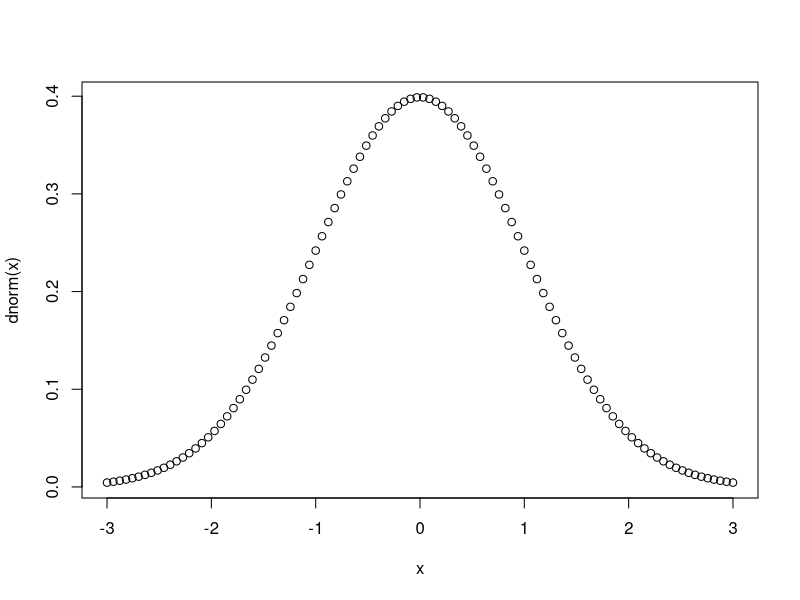
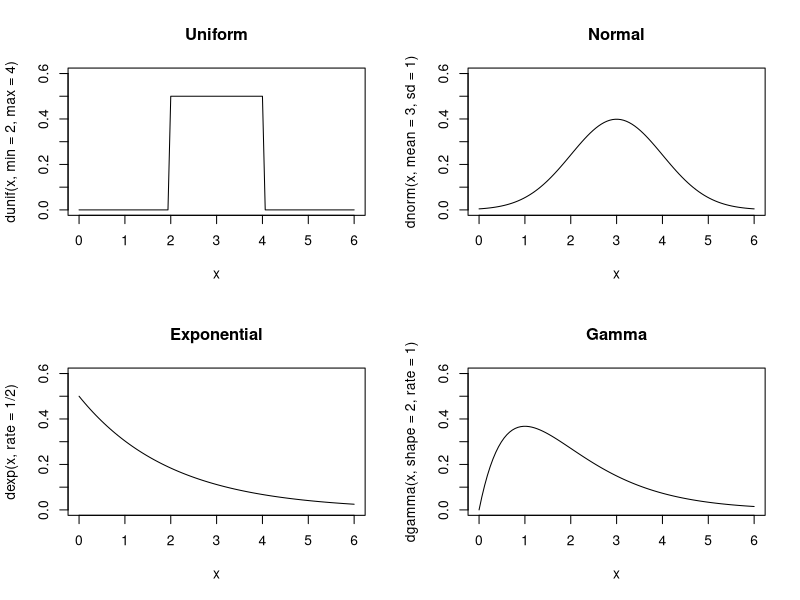

Generate these figures, in order, with R:
## ---- chunk 1
# calculate the number of combinations of n items taken k at a time
# choose(n, k)
# is this formula: n!/r!(n-r!)
choose(10, 3)
choose(50, 3)
## ---- chunk 2
# generate all combinations of n items taken k at a time
# combn(items, k)
combn(1:5, 3)
# it doesn't just have to be with numbers
combn(c("T1", "T2", "T3", "T4", "T5"), 3)
## ---- chunk 3
# simple case generates a random number between 1 and 0
runif(1)
# You can generate many at a time:
runif(10)
## ---- chunk 4
# R can create a variety of random distributions with the command r followed by the distribution type:
rnorm(1)
## ---- chunk 5
# You can set a seed state for your random number to a known starting state:
set.seed(666)
runif(10)
# The same 'random' number set is genrated each time because the seed was the same
set.seed(666)
runif(10)
## ---- chunk 6
# The sample function will select n items from a vector
# > sample(vec, n)
# > sample(world.series$year, 10)
# medians <- numeric(1000)
# for (i in 1:1000) {
#   medians[i] <- median(sample(x, replace=TRUE))
# }
## ---- chunk 7
sample(c("H", "T"), 10, replace=TRUE)
# You can alter the probabilities of events:
sample(c("Heads", "Tails"), 20, replace=TRUE, prob=c(0.2,0.8))
## ---- chunk 8
# Density function
dbinom(7, size=10, prob=0.5)
# distribution function
pbinom(7, size=10, prob=0.5)
# survival function
pbinom(7, size=10, prob=0.5, lower.tail=FALSE)
## ---- chunk 9
# you can calculate the probability of X between the limits x1 and x2 by subtraction
pbinom(7,size=10,prob=0.5) - pbinom(3,size=10,prob=0.5)
# you can ask for a vector of the corresponding probabilities
pbinom(c(3,7), size=10, prob=0.5)
## ---- chunk 10
# get probability that a man is shorter than 66 inches  assuming that 
# heights are normally distributed with a mean of 70 inches and a standard deviaiton of 3 inches
pnorm(66, mean=70, sd=3)
## ---- chunk 11
# converting probabilities to quantiles
qnorm(0.05, mean=100, sd=15)
## ---- chunk 12
# a probability distribution
x <- seq(from=-3, to=+3, length.out=100)
plot(x, dnorm(x))
## ---- chunk 13
x <- seq(from=0, to=6, length.out=100) # Define the density domains
ylim <- c(0, 0.6)

par(mfrow=c(2,2))                      # Create a 2x2 plotting area
plot(x, dunif(x,min=2,max=4), main="Uniform",
     type='l', ylim=ylim)              # Plot a uniform density
plot(x, dnorm(x,mean=3,sd=1), main="Normal",
     type='l', ylim=ylim)              # Plot a normal density
plot(x, dexp(x,rate=1/2), main="Exponential",
     type='l', ylim=ylim)              # Plot exponential density
plot(x, dgamma(x,shape=2,rate=1), main="Gamma",
     type='l', ylim=ylim)              # Plot a gamma density
